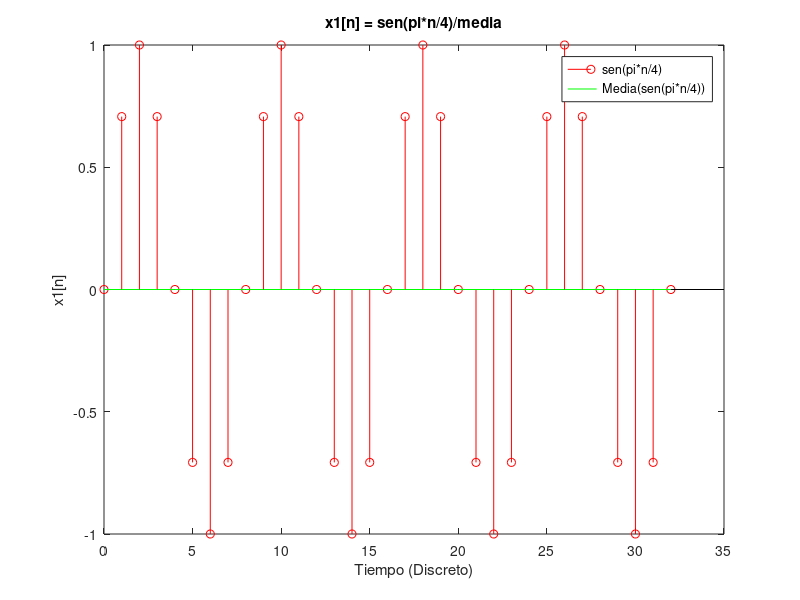

This figure's MATLAB source:
n = [0:32];
x1 = sin(pi*n/4);
y1 = mean(x1);
stem(n,x1,'r')
title('x1[n] = sen(pi*n/4)/media')
xlabel('Tiempo (Discreto)')
ylabel('x1[n]')
hold on
m1 = y1*ones(1,33);
plot(n,m1,'g')
hold off
legend('sen(pi*n/4)', 'Media(sen(pi*n/4))');
